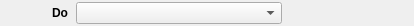
<?xml version="1.0" encoding="UTF-8"?>
<ui version="4.0">
 <class>ActionTypePickerWidget</class>
 <widget class="QWidget" name="ActionTypePickerWidget">
  <property name="geometry">
   <rect>
    <x>0</x>
    <y>0</y>
    <width>414</width>
    <height>26</height>
   </rect>
  </property>
  <layout class="QHBoxLayout" name="horizontalLayout" stretch="1,5">
   <property name="spacing">
    <number>8</number>
   </property>
   <property name="leftMargin">
    <number>0</number>
   </property>
   <property name="topMargin">
    <number>0</number>
   </property>
   <property name="rightMargin">
    <number>0</number>
   </property>
   <property name="bottomMargin">
    <number>0</number>
   </property>
   <item>
    <widget class="QLabel" name="doLabel">
     <property name="font">
      <font>
       <bold>true</bold>
      </font>
     </property>
     <property name="text">
      <string>Do</string>
     </property>
     <property name="alignment">
      <set>Qt::AlignRight|Qt::AlignTrailing|Qt::AlignVCenter</set>
     </property>
    </widget>
   </item>
   <item>
    <layout class="QHBoxLayout" name="horizontalLayout_2" stretch="5,3">
     <item>
      <widget class="QComboBox" name="actionTypeComboBox">
       <property name="font">
        <font>
         <bold>true</bold>
        </font>
       </property>
       <property name="currentText">
        <string/>
       </property>
       <property name="currentIndex">
        <number>-1</number>
       </property>
       <property name="maxVisibleItems">
        <number>15</number>
       </property>
       <property name="sizeAdjustPolicy">
        <enum>QComboBox::AdjustToContents</enum>
       </property>
      </widget>
     </item>
     <item>
      <widget class="QWidget" name="spacer" native="true"/>
     </item>
    </layout>
   </item>
  </layout>
 </widget>
 <resources/>
 <connections/>
</ui>
